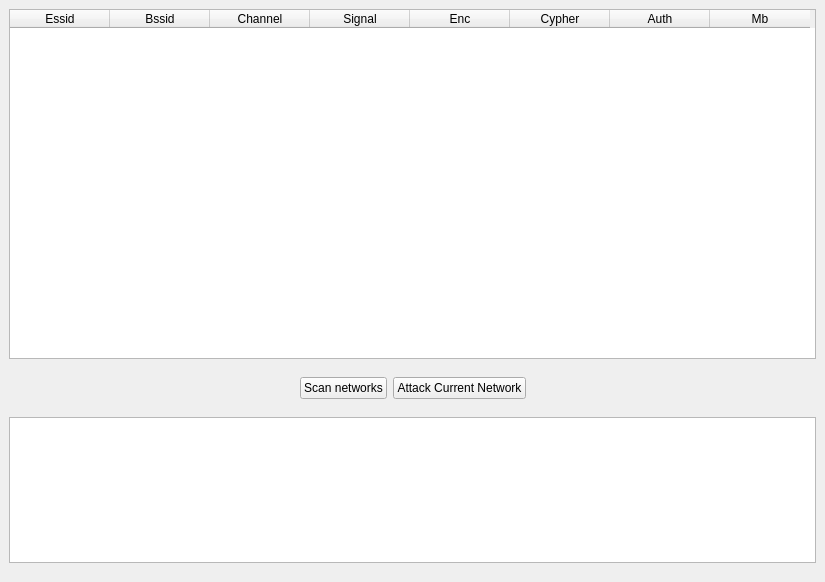
<?xml version="1.0" encoding="UTF-8"?>
<ui version="4.0">
 <class>Main_window</class>
 <widget class="QMainWindow" name="Main_window">
  <property name="geometry">
   <rect>
    <x>0</x>
    <y>0</y>
    <width>825</width>
    <height>582</height>
   </rect>
  </property>
  <property name="sizePolicy">
   <sizepolicy hsizetype="Fixed" vsizetype="Fixed">
    <horstretch>0</horstretch>
    <verstretch>0</verstretch>
   </sizepolicy>
  </property>
  <property name="minimumSize">
   <size>
    <width>825</width>
    <height>582</height>
   </size>
  </property>
  <property name="maximumSize">
   <size>
    <width>825</width>
    <height>582</height>
   </size>
  </property>
  <property name="contextMenuPolicy">
   <enum>Qt::DefaultContextMenu</enum>
  </property>
  <property name="windowTitle">
   <string>WifiFactoryPass-GreekTool</string>
  </property>
  <widget class="QWidget" name="widget">
   <layout class="QVBoxLayout" name="verticalLayout">
    <item>
     <widget class="QTableWidget" name="table_networks">
      <property name="sizePolicy">
       <sizepolicy hsizetype="Expanding" vsizetype="Expanding">
        <horstretch>0</horstretch>
        <verstretch>0</verstretch>
       </sizepolicy>
      </property>
      <property name="minimumSize">
       <size>
        <width>0</width>
        <height>350</height>
       </size>
      </property>
      <property name="maximumSize">
       <size>
        <width>16777215</width>
        <height>16777215</height>
       </size>
      </property>
      <property name="sizeIncrement">
       <size>
        <width>0</width>
        <height>0</height>
       </size>
      </property>
      <property name="selectionMode">
       <enum>QAbstractItemView::ExtendedSelection</enum>
      </property>
      <column>
       <property name="text">
        <string>Essid</string>
       </property>
      </column>
      <column>
       <property name="text">
        <string>Bssid</string>
       </property>
      </column>
      <column>
       <property name="text">
        <string>Channel</string>
       </property>
      </column>
      <column>
       <property name="text">
        <string>Signal</string>
       </property>
      </column>
      <column>
       <property name="text">
        <string>Enc</string>
       </property>
      </column>
      <column>
       <property name="text">
        <string>Cypher</string>
       </property>
      </column>
      <column>
       <property name="text">
        <string>Auth</string>
       </property>
      </column>
      <column>
       <property name="text">
        <string>Mb</string>
       </property>
      </column>
     </widget>
    </item>
    <item>
     <spacer name="verticalSpacer_3">
      <property name="orientation">
       <enum>Qt::Vertical</enum>
      </property>
      <property name="sizeType">
       <enum>QSizePolicy::Fixed</enum>
      </property>
      <property name="sizeHint" stdset="0">
       <size>
        <width>20</width>
        <height>10</height>
       </size>
      </property>
     </spacer>
    </item>
    <item>
     <layout class="QHBoxLayout" name="horizontalLayout">
      <item>
       <spacer name="horizontalSpacer_2">
        <property name="orientation">
         <enum>Qt::Horizontal</enum>
        </property>
        <property name="sizeHint" stdset="0">
         <size>
          <width>20</width>
          <height>26</height>
         </size>
        </property>
       </spacer>
      </item>
      <item>
       <widget class="QPushButton" name="button_rescan_networks">
        <property name="sizePolicy">
         <sizepolicy hsizetype="Preferred" vsizetype="Fixed">
          <horstretch>0</horstretch>
          <verstretch>0</verstretch>
         </sizepolicy>
        </property>
        <property name="maximumSize">
         <size>
          <width>16777215</width>
          <height>16777215</height>
         </size>
        </property>
        <property name="text">
         <string>Scan networks</string>
        </property>
       </widget>
      </item>
      <item>
       <widget class="QPushButton" name="button_attack">
        <property name="sizePolicy">
         <sizepolicy hsizetype="Fixed" vsizetype="Fixed">
          <horstretch>0</horstretch>
          <verstretch>0</verstretch>
         </sizepolicy>
        </property>
        <property name="text">
         <string>Attack Current Network</string>
        </property>
       </widget>
      </item>
      <item>
       <spacer name="horizontalSpacer_3">
        <property name="orientation">
         <enum>Qt::Horizontal</enum>
        </property>
        <property name="sizeHint" stdset="0">
         <size>
          <width>40</width>
          <height>20</height>
         </size>
        </property>
       </spacer>
      </item>
     </layout>
    </item>
    <item>
     <spacer name="verticalSpacer">
      <property name="orientation">
       <enum>Qt::Vertical</enum>
      </property>
      <property name="sizeType">
       <enum>QSizePolicy::Fixed</enum>
      </property>
      <property name="sizeHint" stdset="0">
       <size>
        <width>20</width>
        <height>10</height>
       </size>
      </property>
     </spacer>
    </item>
    <item>
     <widget class="QTextEdit" name="text_output"/>
    </item>
    <item>
     <spacer name="verticalSpacer_2">
      <property name="orientation">
       <enum>Qt::Vertical</enum>
      </property>
      <property name="sizeType">
       <enum>QSizePolicy::Fixed</enum>
      </property>
      <property name="sizeHint" stdset="0">
       <size>
        <width>20</width>
        <height>10</height>
       </size>
      </property>
     </spacer>
    </item>
   </layout>
  </widget>
 </widget>
 <resources/>
 <connections/>
</ui>
